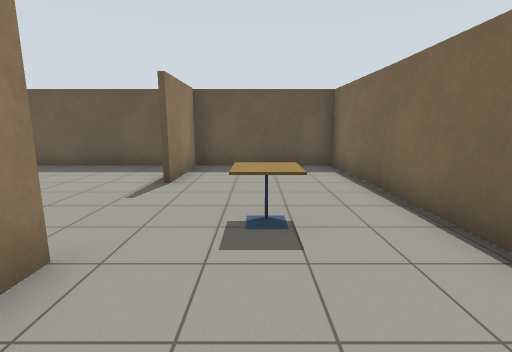
[1] (above)

12 first-person views from a walk through a Gazebo world. The camera is 1.3 m above the floor, tilts 10° down and sees 85° across. The floor is counted in squares, 1 m on a side. Each view is taken from the middle of a square. On the plan, view 1 faces up. The plan holds only what a view shows up to about 13 squares ahead; the rest is blank. Simple patterns stand in for the simulator's built-in surfaces.

[2]
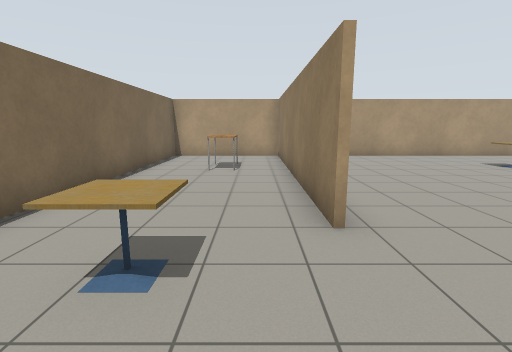

[3]
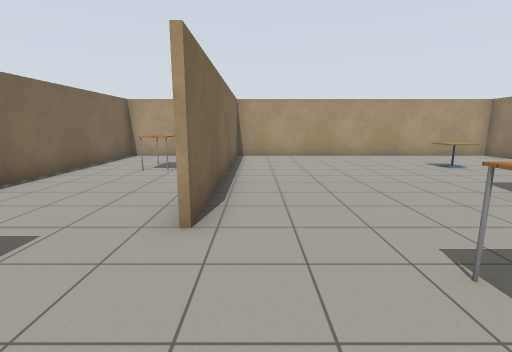

[4]
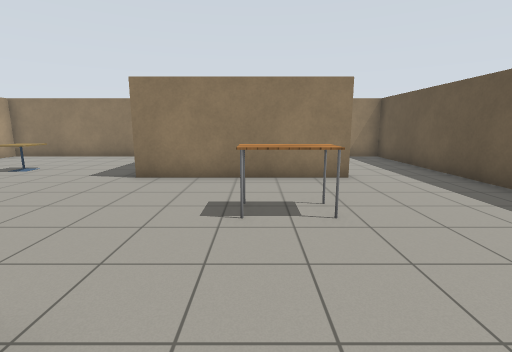

[5]
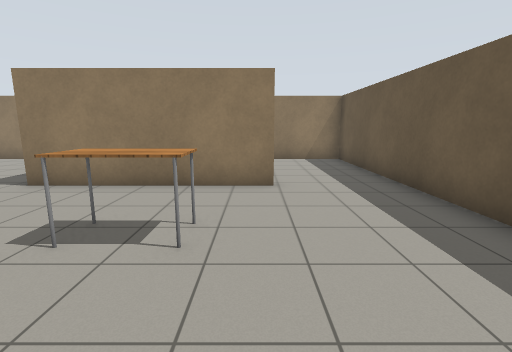

[6]
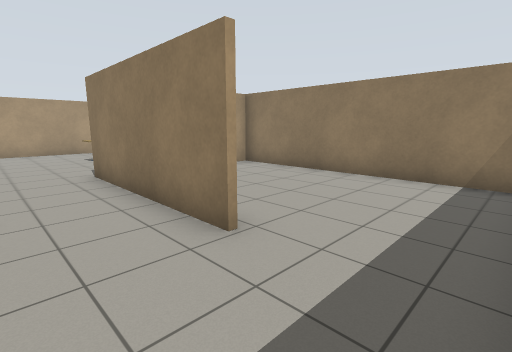

[7]
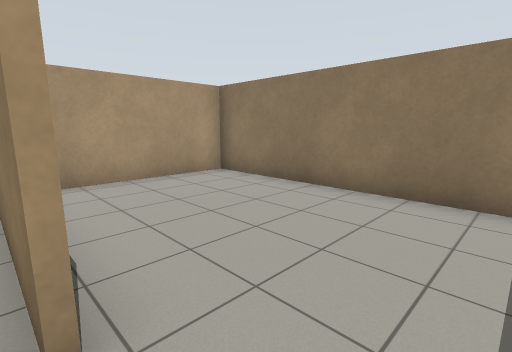

[8]
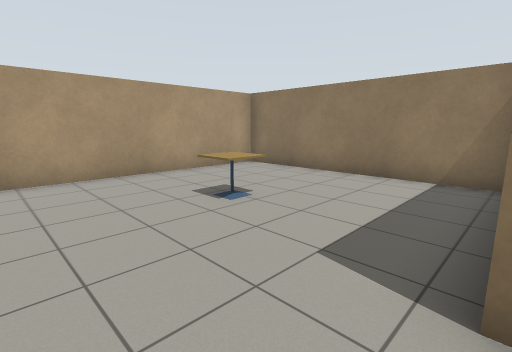

[9]
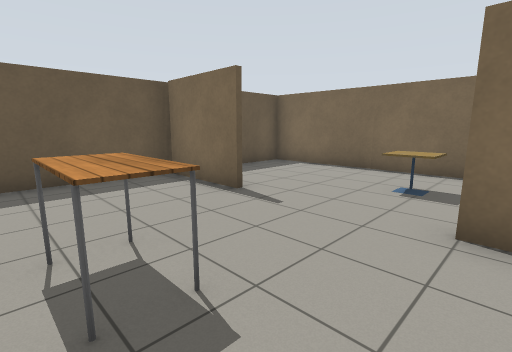

[10]
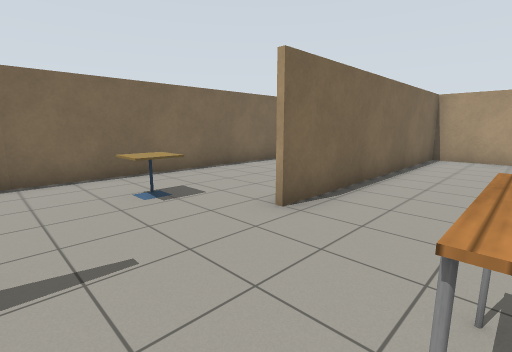

[11]
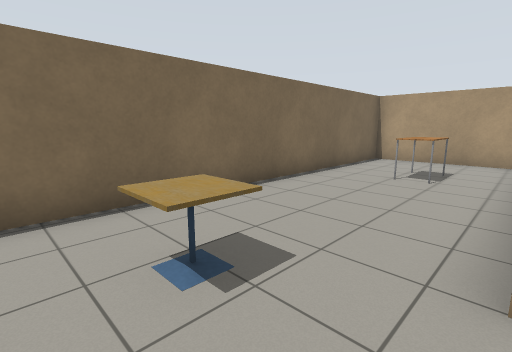

[12]
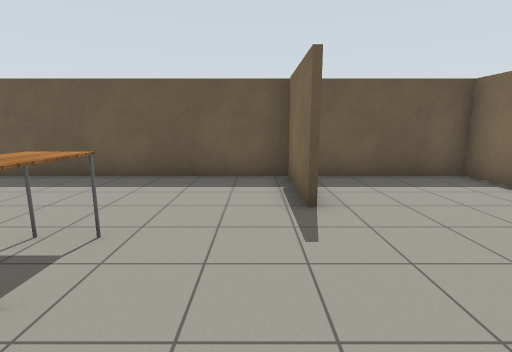

### Floor plan
Points are (right, up) in squares from view 1. A wall is a line through its corners. A room is listed if a view was taken in it or the views show most of it. See-through windows are left out.
Room 1 (views 1, 2, 3, 4, 5, 6, 7, 8, 9, 10, 11, 12)
walls: (-2, 2.6) (-2, -6.8); (-2.2, 6.4) (-2.2, 9.2); (-8.1, 6.5) (-8.1, 0.9); (-2, 9.2) (-2, 6.4); (-13.4, 0.8) (-13.4, -6.7) (2.7, -6.7) (2.7, 9.4) (-13.4, 9.4) (-13.4, 1) (-9.1, 1); (-2.2, -6.8) (-2.2, 2.6)
objects: cafe table (-10, -3) to (-9, -3); table (-5, 4) to (-5, 5); table (0, -4) to (0, -3); cafe table (0, 3) to (0, 4)

Positions as (right, up) in squares from view 1, and headings:
1: (0, 0), facing up
2: (-1, 6), facing down
3: (-3, 6), facing down
4: (-1, 4), facing left
5: (-2, 6), facing left
6: (-6, 9), facing down-left
7: (-8, 8), facing down-left
8: (-6, 1), facing down-left
9: (-6, 2), facing up-right
10: (-5, 6), facing down-right
11: (-2, 5), facing down-right
12: (-3, 2), facing up
